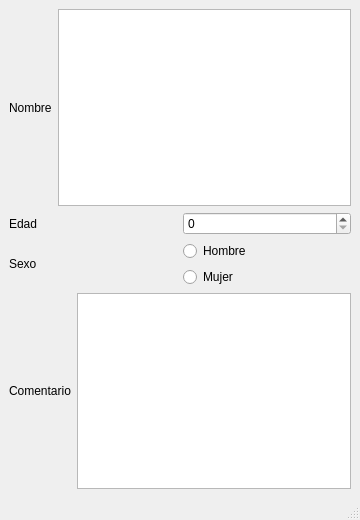
<?xml version="1.0" encoding="UTF-8"?>
<ui version="4.0">
 <class>MainWindow</class>
 <widget class="QMainWindow" name="MainWindow">
  <property name="geometry">
   <rect>
    <x>0</x>
    <y>0</y>
    <width>360</width>
    <height>520</height>
   </rect>
  </property>
  <property name="windowTitle">
   <string>MainWindow</string>
  </property>
  <widget class="QWidget" name="centralwidget">
   <layout class="QVBoxLayout" name="verticalLayout_2">
    <item>
     <layout class="QHBoxLayout" name="horizontalLayout_4">
      <item>
       <widget class="QLabel" name="label">
        <property name="text">
         <string>Nombre</string>
        </property>
       </widget>
      </item>
      <item>
       <widget class="QTextEdit" name="textEdit"/>
      </item>
     </layout>
    </item>
    <item>
     <layout class="QHBoxLayout" name="horizontalLayout">
      <item>
       <widget class="QLabel" name="label_2">
        <property name="text">
         <string>Edad</string>
        </property>
       </widget>
      </item>
      <item>
       <widget class="QSpinBox" name="spinBox"/>
      </item>
     </layout>
    </item>
    <item>
     <layout class="QHBoxLayout" name="horizontalLayout_2">
      <item>
       <widget class="QLabel" name="label_3">
        <property name="text">
         <string>Sexo</string>
        </property>
       </widget>
      </item>
      <item>
       <layout class="QVBoxLayout" name="verticalLayout">
        <item>
         <widget class="QRadioButton" name="radioButton">
          <property name="text">
           <string>Hombre</string>
          </property>
         </widget>
        </item>
        <item>
         <widget class="QRadioButton" name="radioButton_2">
          <property name="text">
           <string>Mujer</string>
          </property>
         </widget>
        </item>
       </layout>
      </item>
     </layout>
    </item>
    <item>
     <layout class="QHBoxLayout" name="horizontalLayout_3">
      <item>
       <widget class="QLabel" name="label_4">
        <property name="text">
         <string>Comentario</string>
        </property>
       </widget>
      </item>
      <item>
       <widget class="QTextEdit" name="textEdit_2"/>
      </item>
     </layout>
    </item>
   </layout>
  </widget>
  <widget class="QMenuBar" name="menubar">
   <property name="geometry">
    <rect>
     <x>0</x>
     <y>0</y>
     <width>360</width>
     <height>33</height>
    </rect>
   </property>
  </widget>
  <widget class="QStatusBar" name="statusbar"/>
 </widget>
 <resources/>
 <connections/>
</ui>
